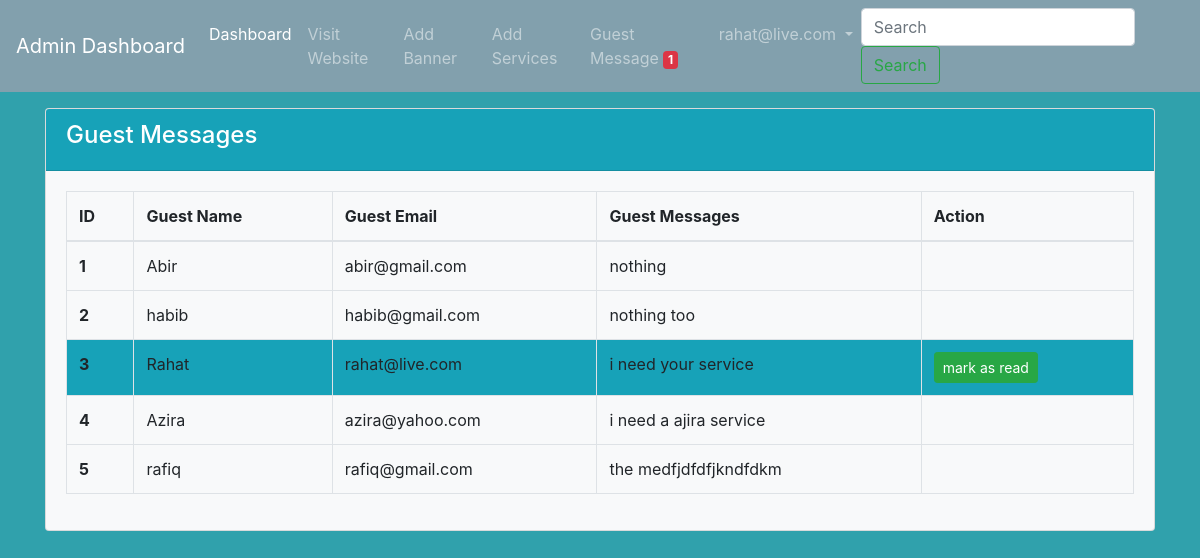
The page /admin/guest_message.php (signed in) on the database its author committed.
### tables this page shows
CREATE TABLE `messages` (
  `id` int(11) NOT NULL,
  `guest_name` varchar(100) NOT NULL,
  `guest_email` varchar(100) NOT NULL,
  `guest_message` text NOT NULL,
  `read_status` int(1) NOT NULL DEFAULT '1'
);

### admin/guest_message.php (the view, shortened to what this page needs)
<?php
    require_once '../header.php';
    require_once 'navbar.php';
    $get_query = "SELECT * FROM messages";
    $from_db = mysqli_query($db_connect , $get_query);
?>
<div class="container">
    <div class="row">
        <div class="col-12">
            <div class="card bg-light mb-3 mt-3">
            <div class="card-header bg-info text-white"><h4>Guest Messages</h4></div>
            <div class="card-body">
                <table class="table table-bordered">
                    <thead>
                        <tr>
                        <th>ID</th>
                        <th>Guest Name</th>
                        <th>Guest Email</th>
                        <th>Guest Messages</th>
                        <th>Action</th>
                        </tr>
                    </thead>
                    <tbody>
                        <?php
                            foreach($from_db as $message):
                        ?>
                        <tr class="<?= ($message['read_status'] == 1) ? "bg-info" : "" ?>">
                        <th><?= $message['id'] ?></th>
                        <td><?= $message['guest_name'] ?></td>
                        <td><?= $message['guest_email'] ?></td>
                        <td><?= $message['guest_message'] ?></td>
                        <td>
                            <?php
                                if($message['read_status'] == 1):
                            ?>
                                <a class="btn btn-sm btn-success" href="message_read.php?message_id=<?= $message['id'] ?>">mark as read</a>
                            <?php
                                endif;
                            ?>
                        </td>
                        </tr>
                        <?php
                            endforeach;
                        ?>
                    </tbody>
                </table>
            </div>
            </div>
        </div>
    </div>
</div>
<?php
require_once '../footer.php';
?>

### style.css (style rules this page uses)
body { margin: 0; padding: 0; background-color: #30a1ac; }

### rows shown on the page
messages: id "1", guest_name "Abir", guest_email "abir@gmail.com", guest_message "nothing"
messages: id "2", guest_name "habib", guest_email "habib@gmail.com", guest_message "nothing too"
messages: id "3", guest_name "Rahat", guest_email "rahat@live.com", guest_message "i need your service"
messages: id "4", guest_name "Azira", guest_email "azira@yahoo.com", guest_message "i need a ajira service"
messages: id "5", guest_name "rafiq", guest_email "rafiq@gmail.com", guest_message "the medfjdfdfjkndfdkm"

### other values the page prints
$_SESSION['user_email'] "rahat@live.com"
